Frame 1 (no input): blank canvas, image omitted
Frame 60 (the mouse pressed at the canvas centre just before this capture): blank canvas, image omitted
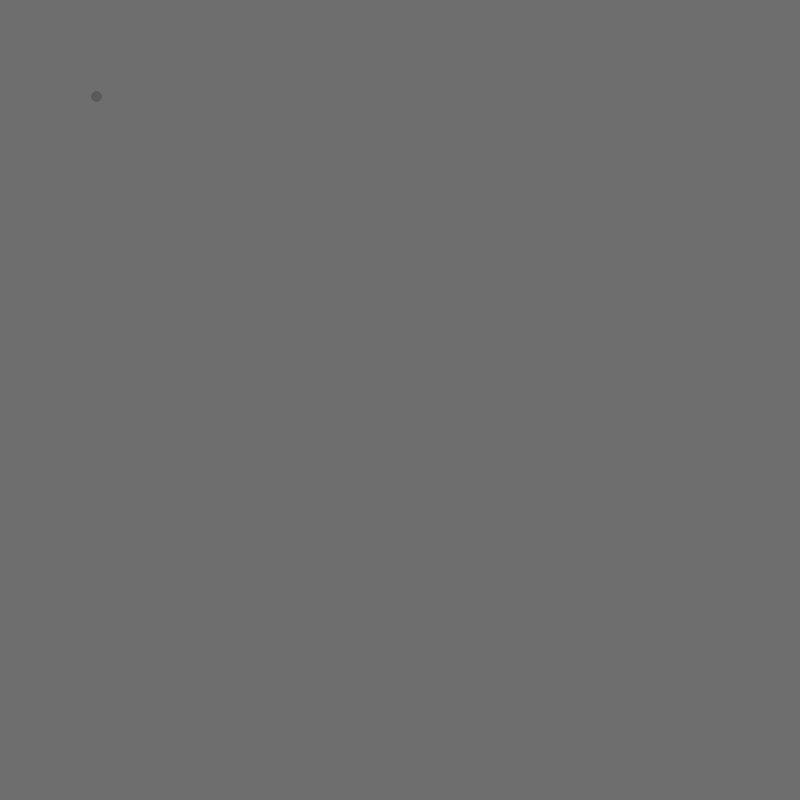
Frame 120 (the mouse held since frame 60 and released just before this capture)

The Processing sketch whose frames 1 and 60 were blank and that drew this single picture after the mouse press (run headless with seeded random() and noise(); from frame 60 on, the mouse is pressed at the canvas centre):

// Processing sketch: Main
// ── Main.pde
// DIRECTION = CURRENT - START
// Start is pointing to current
// CURRENT <- START
Snake snake;

void setup()
{
  size(800, 800);
  snake = new Snake(width / 2, height / 2);
  for(int i = 0; i < 5; i++)
  {
    snake.addBodyPart();
  }
}

void draw()
{
  background(110);
  snake.show();
}

// ── Snake.pde
public float dist = 50;

class Snake
{
  PVector pos, vel;
  ArrayList<bodyPart> bParts;
  float maxSpeed = 100;
  
  Snake(float x, float y)
  {
    this.pos = new PVector(x, y);
    this.vel = new PVector(0, 0);
    this.bParts = new ArrayList<bodyPart>();
  }
  
  void update()
  {
    this.vel.limit(this.maxSpeed);
    this.pos.add(this.vel);
  }
  
  void show()
  {
    for(bodyPart part : bParts)
    {
      part.updatePositionInList(bParts);
      part.update();
      part.show();
    }
  }
  
  void setVel(float x, float y)
  {
    var newVel = new PVector(x, y);
    this.vel = newVel;
  }
  
  void addBodyPart()
  {
    bParts.add(new bodyPart());
  }
}

class bodyPart
{
  PVector pos, vel, acc;
  float maxSpeed = 3, maxForce = 0.1;
  bodyPart()
  {
    this.pos = new PVector(0, 0);
    this.vel = new PVector(0, 0);
    this.acc = new PVector(0, 0);
  }
  
  void updatePositionInList(ArrayList<bodyPart> list)
  {
    if(!list.contains(this)) return;
    int i = list.indexOf(this);
    if(i == 0)
    {
      this.applyForce(this.seek(new PVector(mouseX, mouseY)));
    }
    else
    {
      this.applyForce(this.seek(list.get(i - 1).pos));
      //this.applyForce(this.destroy(list.get(i - 1).pos));
    }
  }
  
  void show()
  {
    push();
    stroke(90);
    strokeWeight(10);
    point(this.pos.x, this.pos.y);
    pop();
  }
  
  void update()
  {
    this.vel.add(this.acc);
    this.vel.limit(this.maxSpeed);
    this.pos.add(this.vel);
    this.acc.mult(0);
  }
  
  // DESIRED = TARGET - POSITION
  // STEER = DESIRED - VELOCITY
  void applyForce(PVector force)
  {
    this.acc.add(force);
  }
  
  PVector seek(PVector target)
  {
    PVector steer, des;
    des = PVector.sub(target, this.pos);
    //des.setMag(maxSpeed);
    steer = PVector.sub(des, this.vel);
    steer.limit(maxForce);
    return steer;
  }
  
  PVector destroy(PVector target)
  {
    PVector steer, diff;
    float dist = PVector.dist(this.pos, target);
    diff = PVector.sub(this.pos, target);
    diff.normalize();
    diff.div(dist);
    steer = PVector.sub(target, this.pos);
    steer.add(diff);
    //steer.setMag(maxSpeed);
    steer.sub(this.vel);
    steer.limit(maxForce);
    return steer;
  }
}
